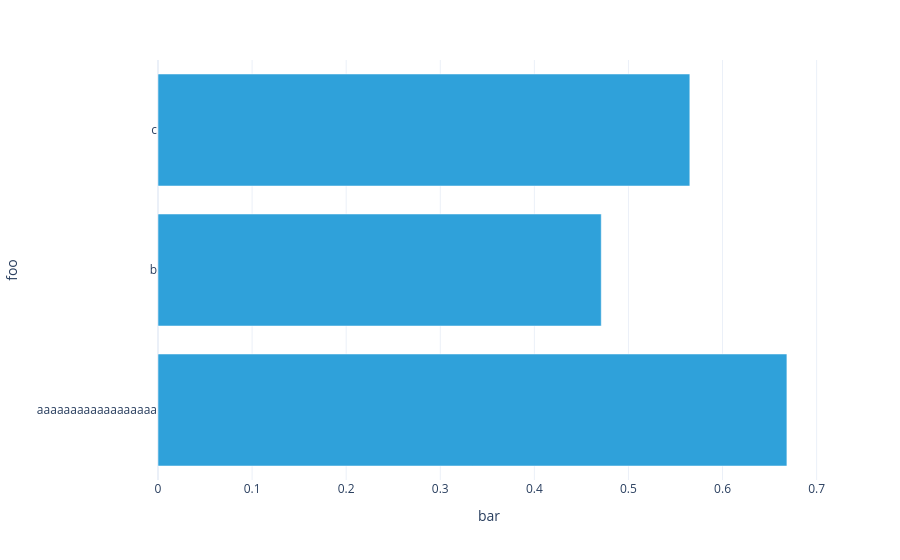

Here is the notebook cell this chart was saved with:
### Code cell
#|hide
plotly_dataarray(U1.array)

### Figure 1 — Plotly figure (JSON) as saved in the notebook; plotly's stock layout.template omitted (floating-point values rounded to 4 significant figures)
{"data": [{"hovertemplate": "bar=%{x}<br>foo=%{y}<extra></extra>", "legendgroup": "", "marker": {"color": "#2fa1da", "pattern": {"shape": ""}}, "name": "", "orientation": "h", "showlegend": false, "textposition": "auto", "type": "bar", "x": [0.6684, 0.4711, 0.5652], "xaxis": "x", "y": ["aaaaaaaaaaaaaaaaaa", "b", "c"], "yaxis": "y"}], "layout": {"barmode": "relative", "legend": {"title": {}, "tracegroupgap": 0}, "margin": {"t": 60}, "xaxis": {"anchor": "y", "domain": [0, 1], "title": {"text": "bar"}}, "yaxis": {"anchor": "x", "domain": [0, 1], "title": {"text": "foo"}}}}
